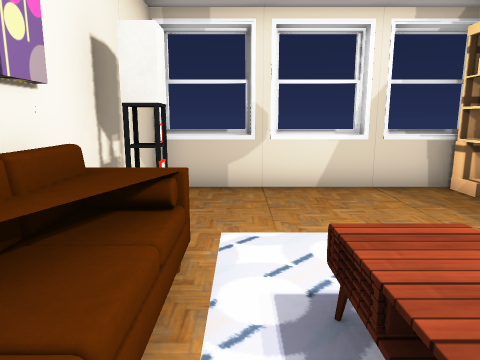
[1] (above)

18 first-person views from a walk through a 3-D level made in the Unity game engine. The camera is 1.5 m above the floor, tilts 10° down and sees 70° across. Doors are open. The floor is counted in squares, 1 m on a side. Each view is taken from the middle of a square. On the plan, view 1 faces up. The plan holds only what a view shows up to about 16 squares ahead; the rest is blank. The player is left out. Some surface patterns are stand-ins.

[2]
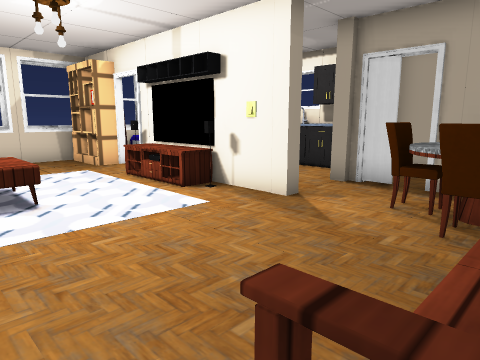

[3]
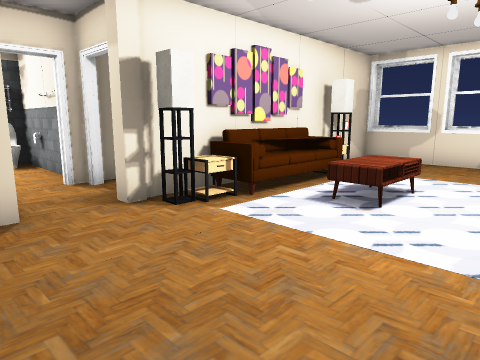

[4]
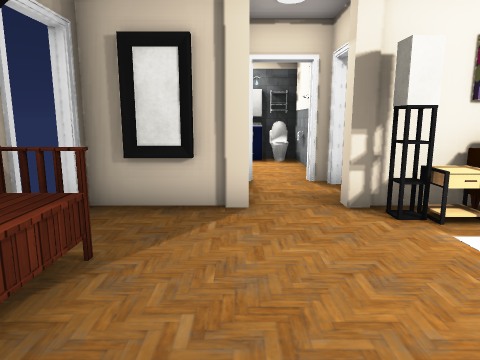

[5]
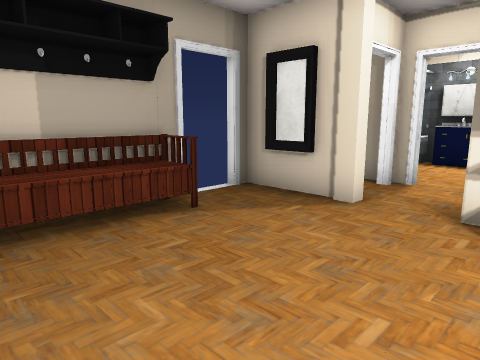

[6]
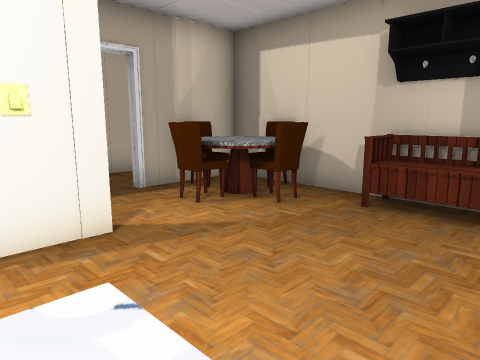

[7]
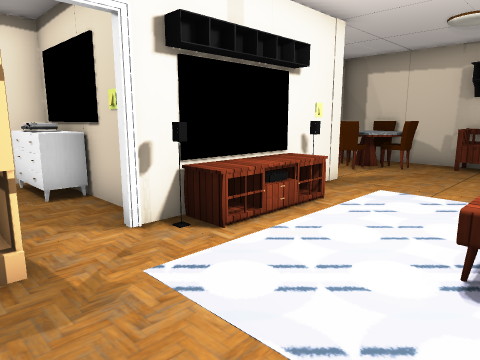

[8]
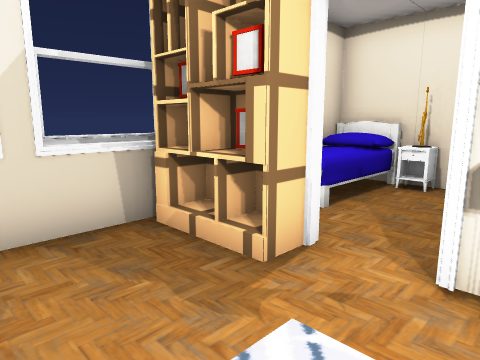

[9]
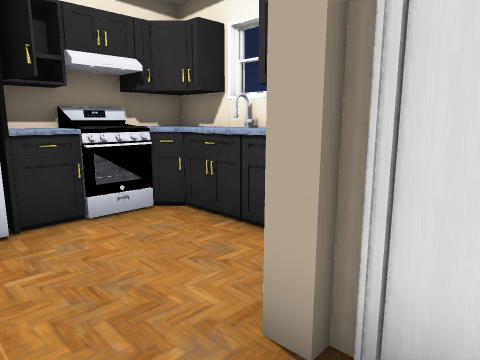

[10]
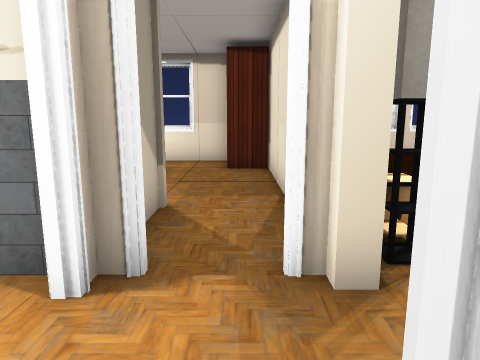

[11]
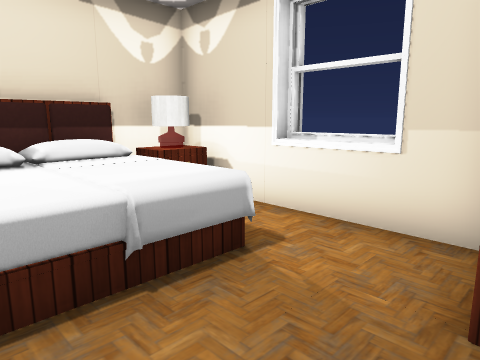

[12]
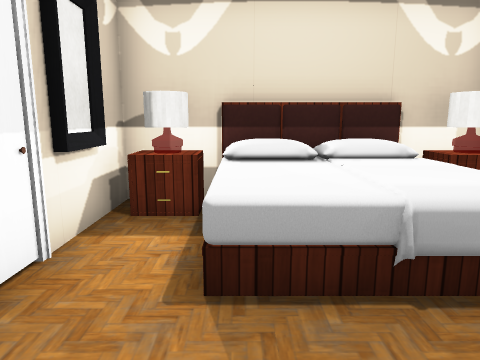

[13]
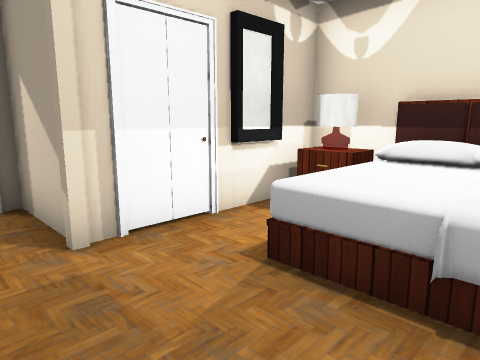

[14]
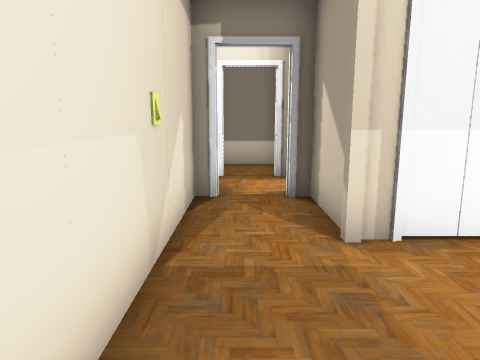

[15]
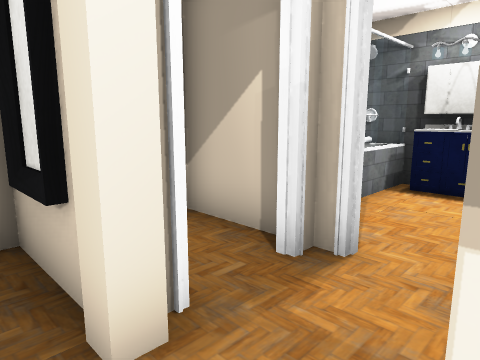

[16]
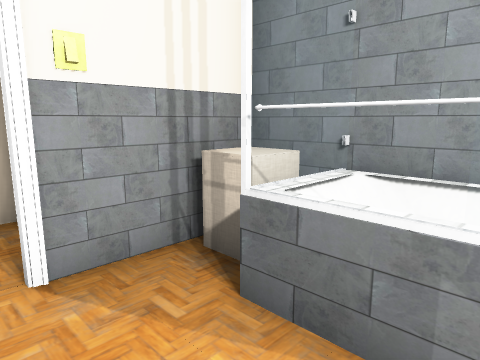

[17]
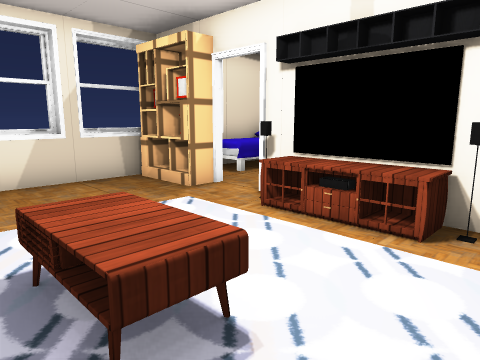

[18]
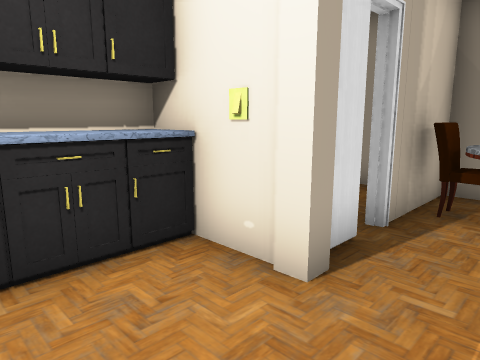

### Floor plan
Key: @ floor where view 1 was taken; # wall or solid block; . floor; D open door; = window, fence, low wall or low ledge; ^ raised ledge; S shelf; F sofa; T table; B bed; A TV; P pillar; C chair; E bench; M mirror; L closet; O other object.
Columns run from 10 left of view 1 to 11 right of it. Each row starts with its distance up from view 1.
  8 ####=####=##=#=#######
  7 #OO....L#......S BBBB#
  6 #TTBB..L#......S#BBB##
  5  BBBB...##.....SD.. ##
  4  BBBB...#O.....DD OOO#
  3 #BBBB...#O. . .#OOOO##
  2 #OO.....#F.TT .AO ####
  1 ######P.#F.TT .T....^#
  0      #..#T@.  .#....##
 -1      #..#T.....##...##
 -2 ######DDP.......P.PO#
 -3 #O...DD...........D.#
 -4 #O...#DDP.......CTD.#
 -5 ##==###.M......CTC#.#
 -6 ##OOOO#.#..EEEETCT#.#
 -7    ######DD##########

Where each view was taken, in squares from view 1:
view 1: 0 up, 0 right, facing up
view 2: 6 down, 0 right, facing up-right
view 3: 5 down, 4 right, facing up-left
view 4: 4 down, 4 right, facing left
view 5: 1 down, 4 right, facing down-left
view 6: 0 up, 1 right, facing down-right
view 7: 6 up, 1 right, facing down-right
view 8: 3 up, 2 right, facing up-right
view 9: 3 down, 6 right, facing up-right
view 10: 5 down, 3 left, facing up
view 11: 3 up, 3 left, facing up-left
view 12: 3 up, 3 left, facing left
view 13: 5 up, 3 left, facing down-left
view 14: 5 up, 3 left, facing down
view 15: 2 down, 1 left, facing down-left
view 16: 3 down, 8 left, facing down-right
view 17: 1 down, 0 right, facing up-right
view 18: 1 up, 6 right, facing down-right
